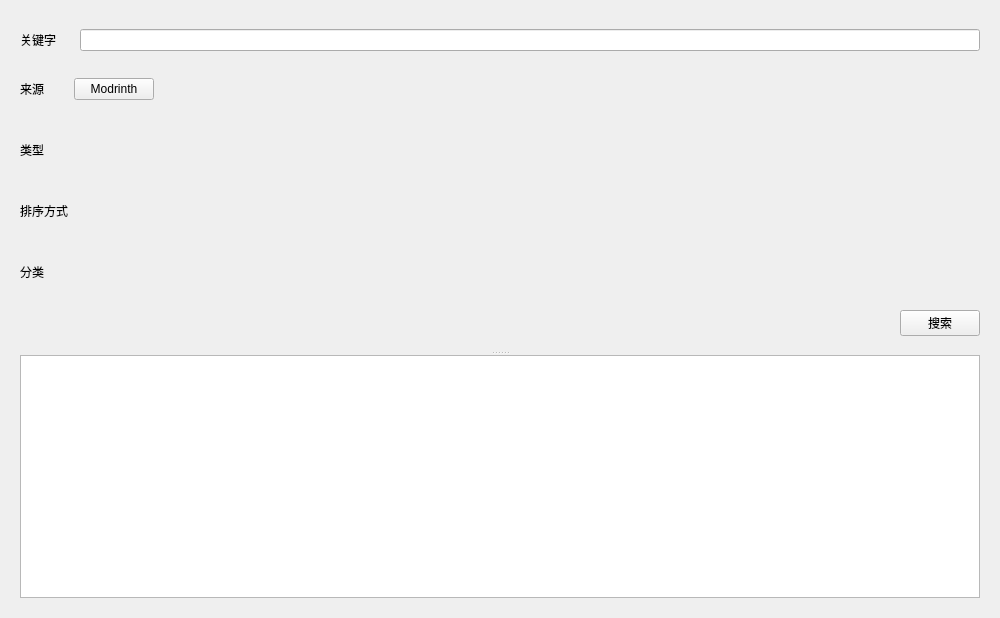
<?xml version="1.0" encoding="UTF-8"?>
<ui version="4.0">
 <class>ResourceDownloader</class>
 <widget class="QWidget" name="ResourceDownloader">
  <property name="geometry">
   <rect>
    <x>0</x>
    <y>0</y>
    <width>1000</width>
    <height>618</height>
   </rect>
  </property>
  <property name="windowTitle">
   <string>资源下载器</string>
  </property>
  <layout class="QGridLayout" name="gridLayout">
   <item row="0" column="0">
    <widget class="ScrollArea" name="ScrollArea">
     <property name="styleSheet">
      <string notr="true">QScrollArea{
	border:none;
}</string>
     </property>
     <property name="widgetResizable">
      <bool>true</bool>
     </property>
     <widget class="QWidget" name="scrollAreaWidgetContents">
      <property name="geometry">
       <rect>
        <x>0</x>
        <y>0</y>
        <width>982</width>
        <height>600</height>
       </rect>
      </property>
      <layout class="QGridLayout" name="gridLayout_2">
       <item row="0" column="0">
        <widget class="QSplitter" name="splitter">
         <property name="orientation">
          <enum>Qt::Vertical</enum>
         </property>
         <widget class="QWidget" name="w_panel" native="true">
          <property name="minimumSize">
           <size>
            <width>0</width>
            <height>0</height>
           </size>
          </property>
          <property name="maximumSize">
           <size>
            <width>16777215</width>
            <height>16777215</height>
           </size>
          </property>
          <layout class="QGridLayout" name="gridLayout_3">
           <item row="5" column="3">
            <widget class="PushButton" name="pb_search">
             <property name="text">
              <string>搜索</string>
             </property>
            </widget>
           </item>
           <item row="1" column="0">
            <widget class="QLabel" name="label_2">
             <property name="text">
              <string>来源</string>
             </property>
            </widget>
           </item>
           <item row="1" column="1" colspan="3">
            <widget class="SingleDirectionScrollArea" name="SingleDirectionScrollArea">
             <property name="maximumSize">
              <size>
               <width>16777215</width>
               <height>46</height>
              </size>
             </property>
             <property name="widgetResizable">
              <bool>true</bool>
             </property>
             <widget class="QWidget" name="scrollAreaWidgetContents_2">
              <property name="geometry">
               <rect>
                <x>0</x>
                <y>0</y>
                <width>892</width>
                <height>46</height>
               </rect>
              </property>
              <layout class="QHBoxLayout" name="hl_source">
               <property name="leftMargin">
                <number>0</number>
               </property>
               <property name="topMargin">
                <number>0</number>
               </property>
               <property name="bottomMargin">
                <number>0</number>
               </property>
               <item>
                <widget class="TransparentTogglePushButton" name="pb_source_modrinth">
                 <property name="text">
                  <string>Modrinth</string>
                 </property>
                 <property name="checked">
                  <bool>true</bool>
                 </property>
                </widget>
               </item>
               <item>
                <spacer name="horizontalSpacer">
                 <property name="orientation">
                  <enum>Qt::Horizontal</enum>
                 </property>
                 <property name="sizeHint" stdset="0">
                  <size>
                   <width>812</width>
                   <height>20</height>
                  </size>
                 </property>
                </spacer>
               </item>
              </layout>
             </widget>
            </widget>
           </item>
           <item row="3" column="1" colspan="3">
            <widget class="SingleDirectionScrollArea" name="SingleDirectionScrollArea_2">
             <property name="maximumSize">
              <size>
               <width>16777215</width>
               <height>46</height>
              </size>
             </property>
             <property name="widgetResizable">
              <bool>true</bool>
             </property>
             <widget class="QWidget" name="scrollAreaWidgetContents_3">
              <property name="geometry">
               <rect>
                <x>0</x>
                <y>0</y>
                <width>892</width>
                <height>46</height>
               </rect>
              </property>
              <layout class="QHBoxLayout" name="hl_sortby">
               <item>
                <spacer name="horizontalSpacer_5">
                 <property name="orientation">
                  <enum>Qt::Horizontal</enum>
                 </property>
                 <property name="sizeHint" stdset="0">
                  <size>
                   <width>40</width>
                   <height>20</height>
                  </size>
                 </property>
                </spacer>
               </item>
              </layout>
             </widget>
            </widget>
           </item>
           <item row="0" column="0">
            <widget class="QLabel" name="label">
             <property name="text">
              <string>关键字</string>
             </property>
            </widget>
           </item>
           <item row="5" column="0" colspan="2">
            <spacer name="horizontalSpacer_2">
             <property name="orientation">
              <enum>Qt::Horizontal</enum>
             </property>
             <property name="sizeHint" stdset="0">
              <size>
               <width>40</width>
               <height>20</height>
              </size>
             </property>
            </spacer>
           </item>
           <item row="4" column="0">
            <widget class="QLabel" name="label_4">
             <property name="text">
              <string>分类</string>
             </property>
            </widget>
           </item>
           <item row="5" column="2">
            <spacer name="horizontalSpacer_3">
             <property name="orientation">
              <enum>Qt::Horizontal</enum>
             </property>
             <property name="sizeHint" stdset="0">
              <size>
               <width>40</width>
               <height>20</height>
              </size>
             </property>
            </spacer>
           </item>
           <item row="4" column="1" colspan="3">
            <widget class="SingleDirectionScrollArea" name="SingleDirectionScrollArea_3">
             <property name="maximumSize">
              <size>
               <width>16777215</width>
               <height>46</height>
              </size>
             </property>
             <property name="widgetResizable">
              <bool>true</bool>
             </property>
             <widget class="QWidget" name="scrollAreaWidgetContents_4">
              <property name="geometry">
               <rect>
                <x>0</x>
                <y>0</y>
                <width>892</width>
                <height>46</height>
               </rect>
              </property>
              <layout class="QHBoxLayout" name="hl_categories">
               <item>
                <spacer name="horizontalSpacer_4">
                 <property name="orientation">
                  <enum>Qt::Horizontal</enum>
                 </property>
                 <property name="sizeHint" stdset="0">
                  <size>
                   <width>40</width>
                   <height>20</height>
                  </size>
                 </property>
                </spacer>
               </item>
              </layout>
             </widget>
            </widget>
           </item>
           <item row="3" column="0">
            <widget class="QLabel" name="label_3">
             <property name="text">
              <string>排序方式</string>
             </property>
            </widget>
           </item>
           <item row="0" column="2" colspan="2">
            <widget class="LineEdit" name="le_keyword"/>
           </item>
           <item row="2" column="0">
            <widget class="QLabel" name="label_5">
             <property name="text">
              <string>类型</string>
             </property>
            </widget>
           </item>
           <item row="2" column="1" colspan="2">
            <widget class="SingleDirectionScrollArea" name="SingleDirectionScrollArea_4">
             <property name="maximumSize">
              <size>
               <width>16777215</width>
               <height>46</height>
              </size>
             </property>
             <property name="widgetResizable">
              <bool>true</bool>
             </property>
             <widget class="QWidget" name="scrollAreaWidgetContents_5">
              <property name="geometry">
               <rect>
                <x>0</x>
                <y>0</y>
                <width>832</width>
                <height>46</height>
               </rect>
              </property>
              <layout class="QHBoxLayout" name="hl_types">
               <item>
                <spacer name="horizontalSpacer_6">
                 <property name="orientation">
                  <enum>Qt::Horizontal</enum>
                 </property>
                 <property name="sizeHint" stdset="0">
                  <size>
                   <width>811</width>
                   <height>20</height>
                  </size>
                 </property>
                </spacer>
               </item>
              </layout>
             </widget>
            </widget>
           </item>
          </layout>
         </widget>
         <widget class="ListWidget" name="lw_result"/>
        </widget>
       </item>
      </layout>
     </widget>
    </widget>
   </item>
  </layout>
 </widget>
 <customwidgets>
  <customwidget>
   <class>PushButton</class>
   <extends>QPushButton</extends>
   <header>qfluentwidgets</header>
  </customwidget>
  <customwidget>
   <class>ToggleButton</class>
   <extends>PushButton</extends>
   <header>qfluentwidgets</header>
  </customwidget>
  <customwidget>
   <class>TransparentTogglePushButton</class>
   <extends>ToggleButton</extends>
   <header>qfluentwidgets</header>
  </customwidget>
  <customwidget>
   <class>ScrollArea</class>
   <extends>QScrollArea</extends>
   <header>qfluentwidgets</header>
   <container>1</container>
  </customwidget>
  <customwidget>
   <class>SingleDirectionScrollArea</class>
   <extends>QScrollArea</extends>
   <header>qfluentwidgets</header>
   <container>1</container>
  </customwidget>
  <customwidget>
   <class>LineEdit</class>
   <extends>QLineEdit</extends>
   <header>qfluentwidgets</header>
  </customwidget>
  <customwidget>
   <class>ListWidget</class>
   <extends>QListWidget</extends>
   <header>qfluentwidgets</header>
  </customwidget>
 </customwidgets>
 <resources/>
 <connections/>
</ui>
